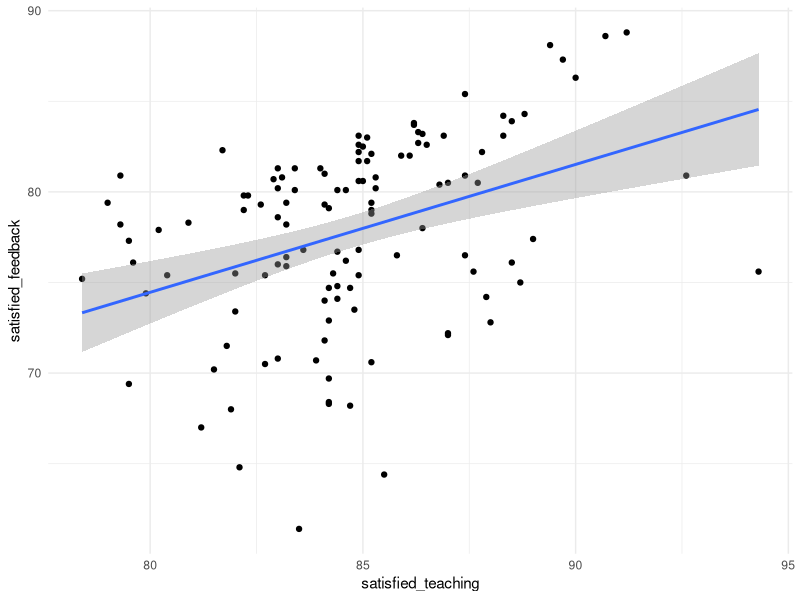
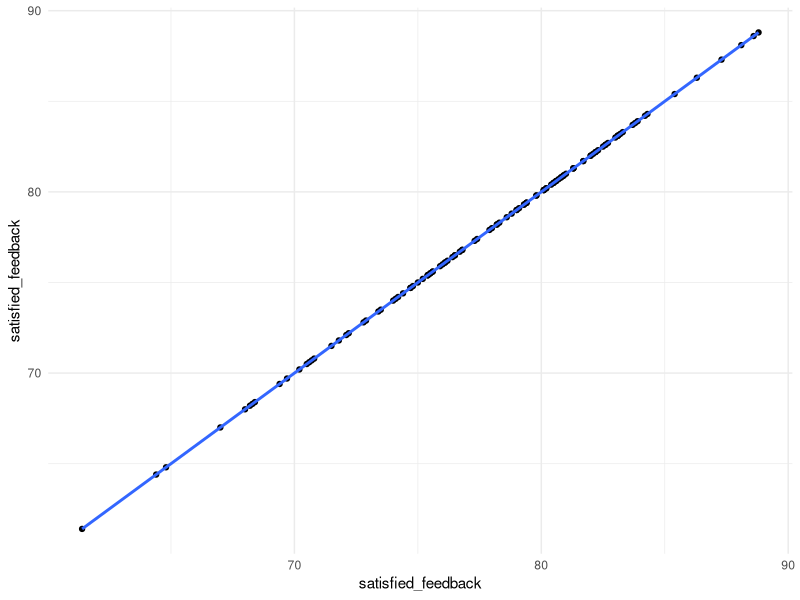
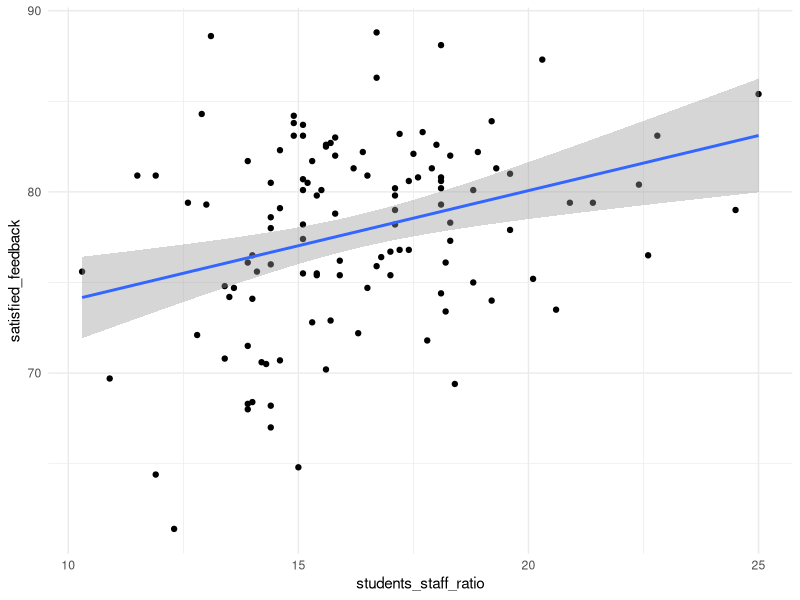
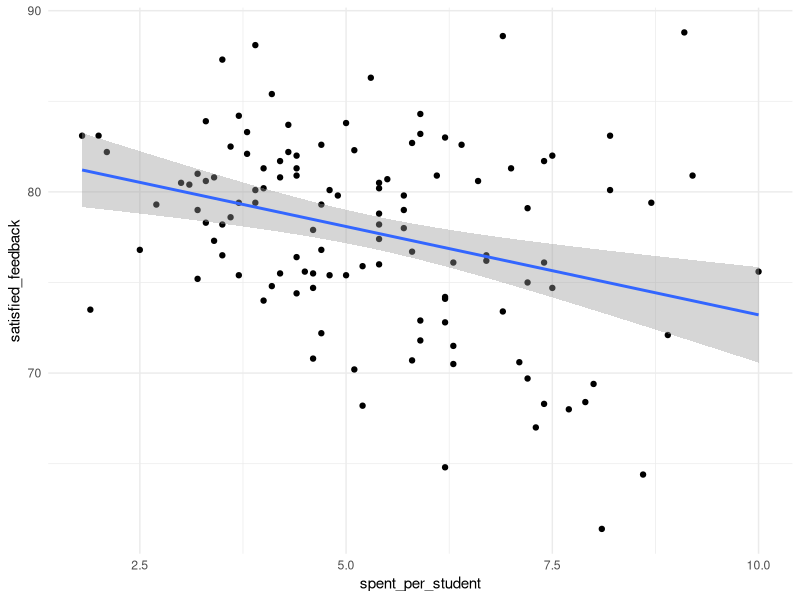
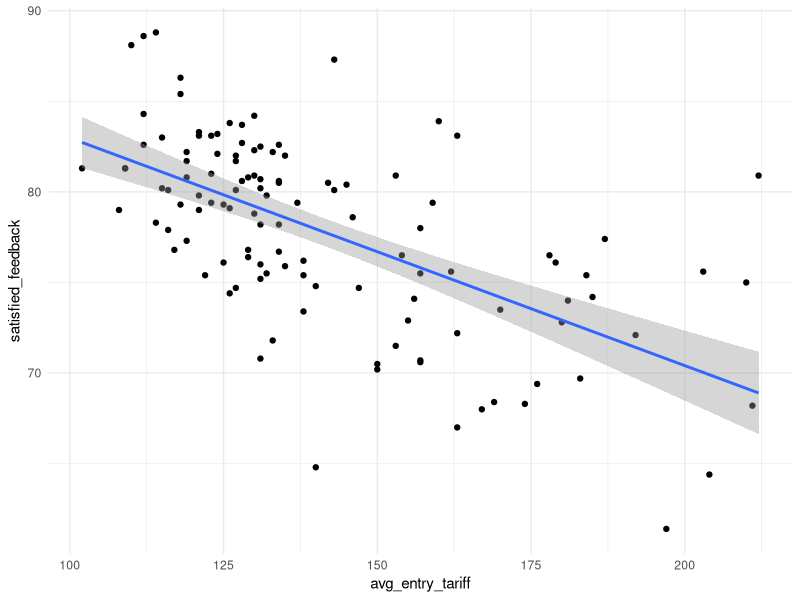
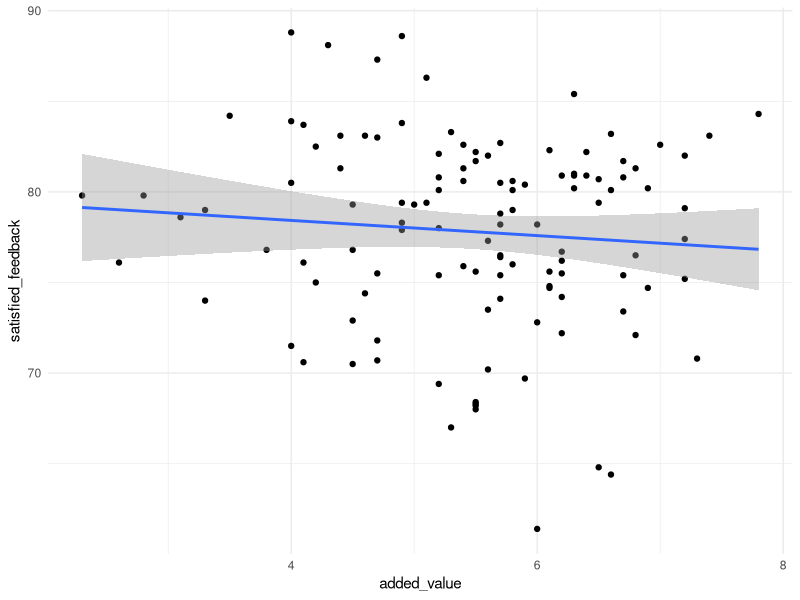
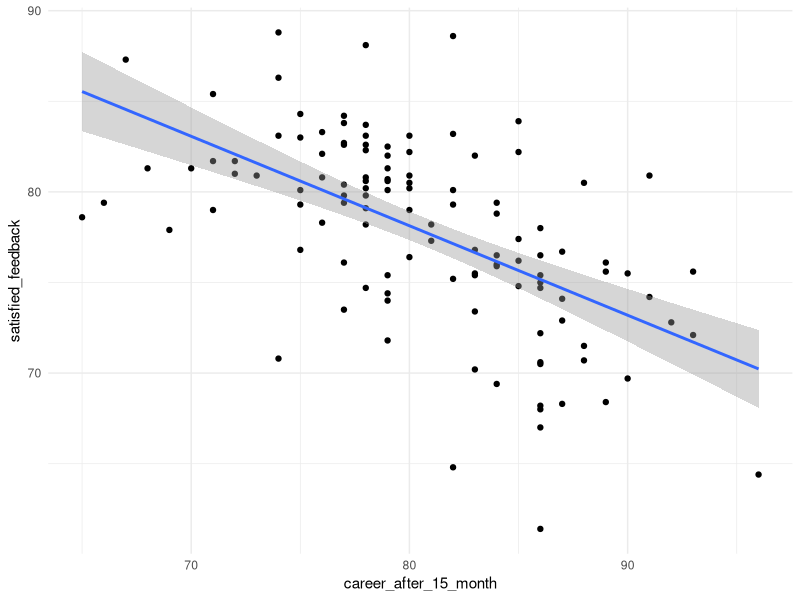
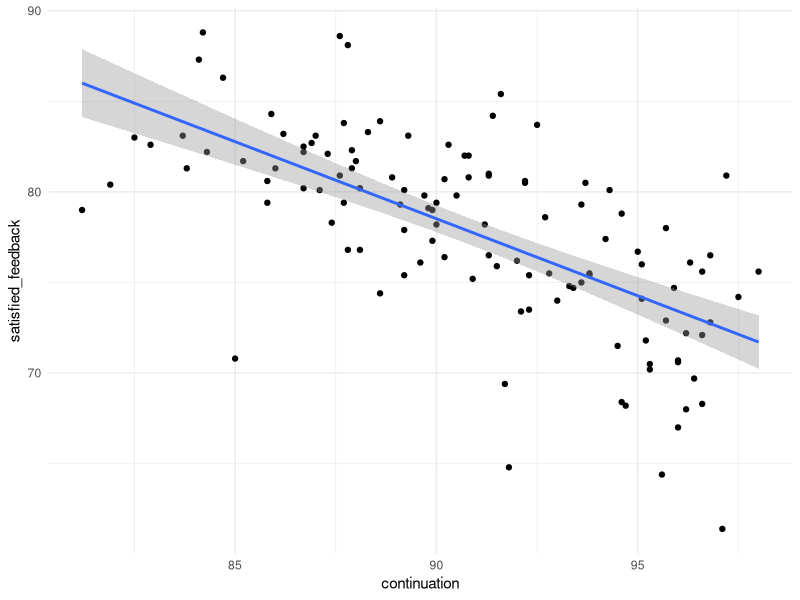

Write the R code that produced these figures, in order.
#setwd("/Users/cyrusseyrafi/srs-assignment/assignment_2")
setwd("C:/Users/BCapo/Desktop/University of Edinburgh Masters/Sem 2/srs-assignment/assignment_2")

# NOTES #
# Q1 is the 20% of areas with lowest participation in higher education
# Need to make all columns but INSITUTION_NAME numeric.
# Canterbury Christ Church Uni seems to have a too high total???

######                            IMPORTS                               ######

library(ggplot2)
library(glmnet)

######                       READ DATA + CLEAN                          ######

# Read the data and read the first few rows.
data = read.csv("data.csv")
head(data)

# Remove 'X.1' column and 'X' cols, R provides indices for us.
data = data[,-c(1,2,3)]
head(data)
str(data)

# FIX CONTINUATION BY LOOKING AT IT:
data$continuation

# APPEARS TO BE "n/a" converting it to string column
data$continuation <- gsub("n/a", NA, data$continuation)
data$continuation <- as.numeric(data$continuation)

# Get column indices and names by using a named list/vector as a 'dictionary'.
cols = c(1:ncol(data))
names(cols) = names(data)

# Remove SIMD data as useless.
SIMD.cols <- which(substr(names(cols),1,4) == "SIMD")
data = data[,-SIMD.cols]

str(data)

# Reset the cols data. 
cols = c(1:ncol(data))
names(cols) = names(data)

# NEED TO GET RID OF NA VALUES FIRST.
data <- na.omit(data)
cor(data[,-1])
#plot(data)

# Get the index for the data through the INSTITUTION_NAME
INSITUTION_NAME <- data$INSTITUTION_NAME
rownames(data) <- INSITUTION_NAME

######                                EDA                               ######

#pairs(data[,-1])
for(col in names(cols)[-1]){
  print(col)
  plotted <- ggplot(data[,-1], aes(x = .data[[col]], y = satisfied_feedback)) +
    geom_point() +
    geom_smooth(method = "lm", se = TRUE) + 
    theme_minimal()  
  print(plotted)
}
# POLAR4.Q4 bad cor but the rest are good?? Added value and total: bad. Could do
# feature engineering/transformations on ethnic/gender columns to improve but
# overall not great.

######                DATA CLEANING/FEATURE ENGINEERING?                ######


#other_ethnic_outlier <- data[which(data$Other.ethnic.group==max(data$Other.ethnic.group)),]
#other_ethnic_outlier
#apply(data[,cols[c("Men", "Women")]], 1, sum)
#apply(data[,cols[c("White.ethnic.group", "Black.ethnic.group",
#                   "Asian.ethnic.group", "Other.ethnic.group", "Mixed.ethnic.group")]], 1, sum)
#apply(data[,cols[c("POLAR4.Q1", "POLAR4.Q2", "POLAR4.Q4", "POLAR4.Q5", "POLAR4.Q3")]], 1, sum)

model_data <- data[cols[c("satisfied_feedback", "satisfied_teaching", 
                          "students_staff_ratio", "spent_per_student",
                          "avg_entry_tariff", "career_after_15_month",
                          "continuation", "Women")]]
model_data[,-1] <- scale(model_data[,-1])

continuation_sq <- (model_data$continuation)^2
satisfied_teaching_sq <- (model_data$satisfied_teaching)^2

model_data <- cbind(model_data, continuation_sq, satisfied_teaching_sq)
rownames(model_data) <- INSITUTION_NAME
# Get column indices and names by using a named list/vector as a 'dictionary'.
model_cols = c(1:ncol(model_data))
names(model_cols) = names(model_data)

######                                MODELS                            ######

# RESIDUAL PLOTS
residual_plots <- function(model, data, response) {
  
  # Extract predicted values.
  predicted <- predict(model, data, type = "response")
  
  # Compute residuals.
  residuals <- data[[response]] - predicted
  
  # Standardize residuals.
  sigma_hat <- sd(residuals)
  residuals <- residuals / sigma_hat
  
  # Initialize plots.
  par(mfrow = c(1, 3))
  
  ## Residuals vs. Fitted plot.
  plot(predicted, residuals, main = "Residuals vs. Predicted",
       xlab = "Predicted Values", ylab = paste("Residuals"), pch = 19)
  abline(h = 0, col = "red", lty = 2)
  
  ## Histogram of Residuals.
  hist(residuals, breaks = 30, probability = TRUE, 
       main = "Histogram of Residuals", xlab = paste("Residuals"))
  curve(dnorm(x, mean = mean(residuals), sd = sd(residuals)), add = TRUE, col = "blue")
  
  ## Q-Q Plot.
  qqnorm(residuals, main = "Q-Q Plot of Residuals")
  qqline(residuals, col = "red", lwd = 2)
}

# BASLINE MODEL
baseline_model <- lm(satisfied_feedback ~ ., data = model_data)
summary(baseline_model)
par(mfrow = c(2,2))
plot(baseline_model)

i = 1
par(mfrow = c(2,2))
for(col in names(model_cols)[-1]){
  if(i%%4 == 0){
    par(mfrow = c(2,2))
  }
  plot(model_data[,col], residuals(baseline_model), xlab = col)
  abline(h = 0)
}

# STEP MODEL
step_model <- step(baseline_model, direction = "both")
summary(step_model)
par(mfrow = c(2,2))
plot(step_model)


# LASSO (with CV)
mod.glm <- cv.glmnet(x = as.matrix(model_data[,-1]), y = model_data$satisfied_feedback) ## lasso regression
mod.glm.mse <- mean((model_data$satisfied_feedback - predict(mod.glm, newx = as.matrix(as.matrix(model_data[,-1]))))^2)
coef(mod.glm) ## show coefficients

